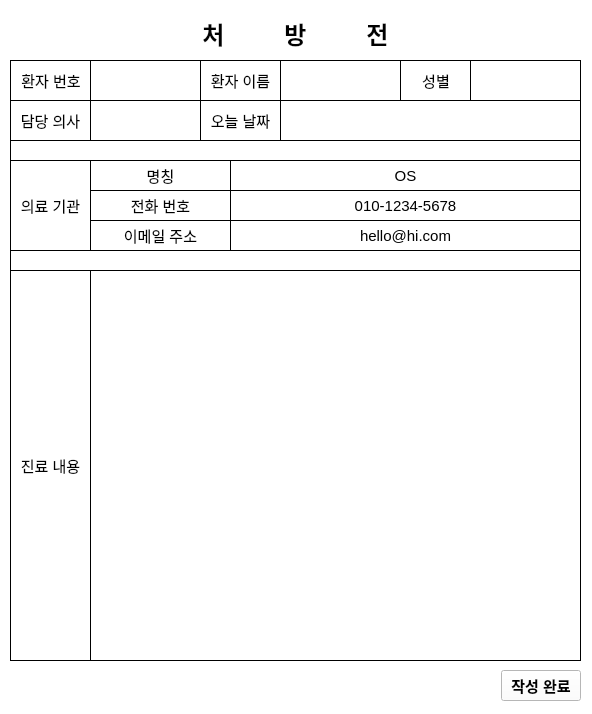
<?xml version="1.0" encoding="UTF-8"?>
<ui version="4.0">
 <class>Prescription</class>
 <widget class="QWidget" name="Prescription">
  <property name="geometry">
   <rect>
    <x>0</x>
    <y>0</y>
    <width>592</width>
    <height>714</height>
   </rect>
  </property>
  <property name="windowTitle">
   <string>Prescription</string>
  </property>
  <property name="windowIcon">
   <iconset resource="resource.qrc">
    <normaloff>:/Icon/Icon/prescription.png</normaloff>:/Icon/Icon/prescription.png</iconset>
  </property>
  <property name="styleSheet">
   <string notr="true">background-color: rgb(255, 255, 255);</string>
  </property>
  <widget class="QLabel" name="label_4">
   <property name="geometry">
    <rect>
     <x>10</x>
     <y>140</y>
     <width>571</width>
     <height>21</height>
    </rect>
   </property>
   <property name="styleSheet">
    <string notr="true">border-width: 1px;
border-style: solid;
border-radius: 0px;</string>
   </property>
   <property name="text">
    <string/>
   </property>
  </widget>
  <widget class="QWidget" name="layoutWidget">
   <property name="geometry">
    <rect>
     <x>10</x>
     <y>6</y>
     <width>571</width>
     <height>54</height>
    </rect>
   </property>
   <layout class="QGridLayout" name="gridLayout">
    <item row="2" column="0">
     <spacer name="verticalSpacer">
      <property name="orientation">
       <enum>Qt::Vertical</enum>
      </property>
      <property name="sizeType">
       <enum>QSizePolicy::Fixed</enum>
      </property>
      <property name="sizeHint" stdset="0">
       <size>
        <width>20</width>
        <height>10</height>
       </size>
      </property>
     </spacer>
    </item>
    <item row="1" column="0">
     <widget class="QLabel" name="label">
      <property name="font">
       <font>
        <pointsize>18</pointsize>
        <bold>true</bold>
       </font>
      </property>
      <property name="text">
       <string>처         방         전</string>
      </property>
      <property name="alignment">
       <set>Qt::AlignCenter</set>
      </property>
     </widget>
    </item>
    <item row="0" column="0">
     <spacer name="verticalSpacer_2">
      <property name="orientation">
       <enum>Qt::Vertical</enum>
      </property>
      <property name="sizeType">
       <enum>QSizePolicy::Fixed</enum>
      </property>
      <property name="sizeHint" stdset="0">
       <size>
        <width>20</width>
        <height>10</height>
       </size>
      </property>
     </spacer>
    </item>
   </layout>
  </widget>
  <widget class="QLabel" name="label_2">
   <property name="geometry">
    <rect>
     <x>10</x>
     <y>60</y>
     <width>82</width>
     <height>41</height>
    </rect>
   </property>
   <property name="font">
    <font>
     <pointsize>11</pointsize>
     <bold>false</bold>
    </font>
   </property>
   <property name="styleSheet">
    <string notr="true">border-width: 1px;
border-style: solid;
border-radius: 0px;</string>
   </property>
   <property name="text">
    <string>환자 번호</string>
   </property>
   <property name="alignment">
    <set>Qt::AlignCenter</set>
   </property>
   <property name="buddy">
    <cstring>PatientID</cstring>
   </property>
  </widget>
  <widget class="QLineEdit" name="PatientID">
   <property name="geometry">
    <rect>
     <x>90</x>
     <y>60</y>
     <width>112</width>
     <height>41</height>
    </rect>
   </property>
   <property name="font">
    <font>
     <pointsize>11</pointsize>
    </font>
   </property>
   <property name="styleSheet">
    <string notr="true">border-width: 1px;
border-style: solid;
border-radius: 0px;</string>
   </property>
   <property name="alignment">
    <set>Qt::AlignCenter</set>
   </property>
   <property name="readOnly">
    <bool>true</bool>
   </property>
  </widget>
  <widget class="QLabel" name="label_3">
   <property name="geometry">
    <rect>
     <x>200</x>
     <y>60</y>
     <width>81</width>
     <height>41</height>
    </rect>
   </property>
   <property name="font">
    <font>
     <pointsize>11</pointsize>
     <bold>false</bold>
    </font>
   </property>
   <property name="styleSheet">
    <string notr="true">border-width: 1px;
border-style: solid;
border-radius: 0px;</string>
   </property>
   <property name="text">
    <string>환자 이름</string>
   </property>
   <property name="alignment">
    <set>Qt::AlignCenter</set>
   </property>
   <property name="buddy">
    <cstring>PatientName</cstring>
   </property>
  </widget>
  <widget class="QLineEdit" name="PatientName">
   <property name="geometry">
    <rect>
     <x>280</x>
     <y>60</y>
     <width>121</width>
     <height>41</height>
    </rect>
   </property>
   <property name="font">
    <font>
     <pointsize>11</pointsize>
    </font>
   </property>
   <property name="styleSheet">
    <string notr="true">border-width: 1px;
border-style: solid;
border-radius: 0px;</string>
   </property>
   <property name="alignment">
    <set>Qt::AlignCenter</set>
   </property>
   <property name="readOnly">
    <bool>true</bool>
   </property>
  </widget>
  <widget class="QLabel" name="label_6">
   <property name="geometry">
    <rect>
     <x>200</x>
     <y>100</y>
     <width>81</width>
     <height>41</height>
    </rect>
   </property>
   <property name="font">
    <font>
     <pointsize>11</pointsize>
     <bold>false</bold>
    </font>
   </property>
   <property name="styleSheet">
    <string notr="true">border-width: 1px;
border-style: solid;
border-radius: 0px;</string>
   </property>
   <property name="text">
    <string>오늘 날짜</string>
   </property>
   <property name="alignment">
    <set>Qt::AlignCenter</set>
   </property>
   <property name="buddy">
    <cstring>Date</cstring>
   </property>
  </widget>
  <widget class="QLineEdit" name="Date">
   <property name="geometry">
    <rect>
     <x>280</x>
     <y>100</y>
     <width>301</width>
     <height>41</height>
    </rect>
   </property>
   <property name="font">
    <font>
     <pointsize>11</pointsize>
    </font>
   </property>
   <property name="styleSheet">
    <string notr="true">border-width: 1px;
border-style: solid;
border-radius: 0px;</string>
   </property>
   <property name="alignment">
    <set>Qt::AlignCenter</set>
   </property>
   <property name="readOnly">
    <bool>true</bool>
   </property>
  </widget>
  <widget class="QLabel" name="label_5">
   <property name="geometry">
    <rect>
     <x>10</x>
     <y>100</y>
     <width>81</width>
     <height>41</height>
    </rect>
   </property>
   <property name="font">
    <font>
     <pointsize>11</pointsize>
     <bold>false</bold>
    </font>
   </property>
   <property name="styleSheet">
    <string notr="true">border-width: 1px;
border-style: solid;
border-radius: 0px;</string>
   </property>
   <property name="text">
    <string>담당 의사</string>
   </property>
   <property name="alignment">
    <set>Qt::AlignCenter</set>
   </property>
   <property name="buddy">
    <cstring>DoctorName</cstring>
   </property>
  </widget>
  <widget class="QLineEdit" name="DoctorName">
   <property name="geometry">
    <rect>
     <x>90</x>
     <y>100</y>
     <width>111</width>
     <height>41</height>
    </rect>
   </property>
   <property name="font">
    <font>
     <pointsize>11</pointsize>
    </font>
   </property>
   <property name="styleSheet">
    <string notr="true">border-width: 1px;
border-style: solid;
border-radius: 0px;</string>
   </property>
   <property name="alignment">
    <set>Qt::AlignCenter</set>
   </property>
   <property name="readOnly">
    <bool>true</bool>
   </property>
  </widget>
  <widget class="QLabel" name="label_7">
   <property name="geometry">
    <rect>
     <x>10</x>
     <y>270</y>
     <width>81</width>
     <height>391</height>
    </rect>
   </property>
   <property name="font">
    <font>
     <pointsize>11</pointsize>
     <bold>false</bold>
    </font>
   </property>
   <property name="styleSheet">
    <string notr="true">border-width: 1px;
border-style: solid;
border-radius: 0px;</string>
   </property>
   <property name="text">
    <string>진료 내용</string>
   </property>
   <property name="alignment">
    <set>Qt::AlignCenter</set>
   </property>
   <property name="buddy">
    <cstring>textEdit</cstring>
   </property>
  </widget>
  <widget class="QTextEdit" name="textEdit">
   <property name="geometry">
    <rect>
     <x>90</x>
     <y>270</y>
     <width>491</width>
     <height>391</height>
    </rect>
   </property>
   <property name="font">
    <font>
     <pointsize>11</pointsize>
    </font>
   </property>
   <property name="styleSheet">
    <string notr="true">border-width: 1px;
border-style: solid;
border-radius: 0px;</string>
   </property>
  </widget>
  <widget class="QWidget" name="layoutWidget">
   <property name="geometry">
    <rect>
     <x>10</x>
     <y>670</y>
     <width>571</width>
     <height>31</height>
    </rect>
   </property>
   <layout class="QHBoxLayout" name="horizontalLayout_3">
    <item>
     <spacer name="horizontalSpacer">
      <property name="orientation">
       <enum>Qt::Horizontal</enum>
      </property>
      <property name="sizeHint" stdset="0">
       <size>
        <width>40</width>
        <height>20</height>
       </size>
      </property>
     </spacer>
    </item>
    <item>
     <widget class="QPushButton" name="Finish">
      <property name="font">
       <font>
        <pointsize>11</pointsize>
        <bold>true</bold>
       </font>
      </property>
      <property name="text">
       <string>작성 완료</string>
      </property>
     </widget>
    </item>
   </layout>
  </widget>
  <widget class="QLabel" name="label_8">
   <property name="geometry">
    <rect>
     <x>400</x>
     <y>60</y>
     <width>72</width>
     <height>41</height>
    </rect>
   </property>
   <property name="font">
    <font>
     <pointsize>11</pointsize>
     <bold>false</bold>
    </font>
   </property>
   <property name="styleSheet">
    <string notr="true">border-width: 1px;
border-style: solid;
border-radius: 0px;</string>
   </property>
   <property name="text">
    <string>성별</string>
   </property>
   <property name="alignment">
    <set>Qt::AlignCenter</set>
   </property>
   <property name="buddy">
    <cstring>PatientName</cstring>
   </property>
  </widget>
  <widget class="QLineEdit" name="PatientSex">
   <property name="geometry">
    <rect>
     <x>470</x>
     <y>60</y>
     <width>111</width>
     <height>41</height>
    </rect>
   </property>
   <property name="font">
    <font>
     <pointsize>11</pointsize>
    </font>
   </property>
   <property name="styleSheet">
    <string notr="true">border-width: 1px;
border-style: solid;
border-radius: 0px;</string>
   </property>
   <property name="alignment">
    <set>Qt::AlignCenter</set>
   </property>
   <property name="readOnly">
    <bool>true</bool>
   </property>
  </widget>
  <widget class="QLabel" name="label_9">
   <property name="geometry">
    <rect>
     <x>10</x>
     <y>160</y>
     <width>81</width>
     <height>91</height>
    </rect>
   </property>
   <property name="font">
    <font>
     <pointsize>11</pointsize>
     <bold>false</bold>
    </font>
   </property>
   <property name="styleSheet">
    <string notr="true">border-width: 1px;
border-style: solid;
border-radius: 0px;</string>
   </property>
   <property name="text">
    <string>의료 기관</string>
   </property>
   <property name="alignment">
    <set>Qt::AlignCenter</set>
   </property>
   <property name="buddy">
    <cstring>DoctorName</cstring>
   </property>
  </widget>
  <widget class="QLabel" name="label_10">
   <property name="geometry">
    <rect>
     <x>230</x>
     <y>160</y>
     <width>351</width>
     <height>31</height>
    </rect>
   </property>
   <property name="font">
    <font>
     <pointsize>11</pointsize>
     <bold>false</bold>
    </font>
   </property>
   <property name="styleSheet">
    <string notr="true">border-width: 1px;
border-style: solid;
border-radius: 0px;</string>
   </property>
   <property name="text">
    <string>OS</string>
   </property>
   <property name="alignment">
    <set>Qt::AlignCenter</set>
   </property>
   <property name="buddy">
    <cstring>DoctorName</cstring>
   </property>
  </widget>
  <widget class="QLabel" name="label_11">
   <property name="geometry">
    <rect>
     <x>90</x>
     <y>160</y>
     <width>141</width>
     <height>31</height>
    </rect>
   </property>
   <property name="font">
    <font>
     <pointsize>11</pointsize>
     <bold>false</bold>
    </font>
   </property>
   <property name="styleSheet">
    <string notr="true">border-width: 1px;
border-style: solid;
border-radius: 0px;</string>
   </property>
   <property name="text">
    <string>명칭</string>
   </property>
   <property name="alignment">
    <set>Qt::AlignCenter</set>
   </property>
   <property name="buddy">
    <cstring>DoctorName</cstring>
   </property>
  </widget>
  <widget class="QLabel" name="label_12">
   <property name="geometry">
    <rect>
     <x>10</x>
     <y>250</y>
     <width>571</width>
     <height>21</height>
    </rect>
   </property>
   <property name="styleSheet">
    <string notr="true">border-width: 1px;
border-style: solid;
border-radius: 0px;</string>
   </property>
   <property name="text">
    <string/>
   </property>
  </widget>
  <widget class="QLabel" name="label_13">
   <property name="geometry">
    <rect>
     <x>90</x>
     <y>220</y>
     <width>141</width>
     <height>31</height>
    </rect>
   </property>
   <property name="font">
    <font>
     <pointsize>11</pointsize>
     <bold>false</bold>
    </font>
   </property>
   <property name="styleSheet">
    <string notr="true">border-width: 1px;
border-style: solid;
border-radius: 0px;</string>
   </property>
   <property name="text">
    <string>이메일 주소</string>
   </property>
   <property name="alignment">
    <set>Qt::AlignCenter</set>
   </property>
   <property name="buddy">
    <cstring>DoctorName</cstring>
   </property>
  </widget>
  <widget class="QLabel" name="label_14">
   <property name="geometry">
    <rect>
     <x>90</x>
     <y>190</y>
     <width>141</width>
     <height>31</height>
    </rect>
   </property>
   <property name="font">
    <font>
     <pointsize>11</pointsize>
     <bold>false</bold>
    </font>
   </property>
   <property name="styleSheet">
    <string notr="true">border-width: 1px;
border-style: solid;
border-radius: 0px;</string>
   </property>
   <property name="text">
    <string>전화 번호</string>
   </property>
   <property name="alignment">
    <set>Qt::AlignCenter</set>
   </property>
   <property name="buddy">
    <cstring>DoctorName</cstring>
   </property>
  </widget>
  <widget class="QLabel" name="label_15">
   <property name="geometry">
    <rect>
     <x>230</x>
     <y>190</y>
     <width>351</width>
     <height>31</height>
    </rect>
   </property>
   <property name="font">
    <font>
     <pointsize>11</pointsize>
     <bold>false</bold>
    </font>
   </property>
   <property name="styleSheet">
    <string notr="true">border-width: 1px;
border-style: solid;
border-radius: 0px;</string>
   </property>
   <property name="text">
    <string>010-1234-5678</string>
   </property>
   <property name="alignment">
    <set>Qt::AlignCenter</set>
   </property>
   <property name="buddy">
    <cstring>DoctorName</cstring>
   </property>
  </widget>
  <widget class="QLabel" name="label_16">
   <property name="geometry">
    <rect>
     <x>230</x>
     <y>220</y>
     <width>351</width>
     <height>31</height>
    </rect>
   </property>
   <property name="font">
    <font>
     <pointsize>11</pointsize>
     <bold>false</bold>
    </font>
   </property>
   <property name="styleSheet">
    <string notr="true">border-width: 1px;
border-style: solid;
border-radius: 0px;</string>
   </property>
   <property name="text">
    <string>hello@hi.com</string>
   </property>
   <property name="alignment">
    <set>Qt::AlignCenter</set>
   </property>
   <property name="buddy">
    <cstring>DoctorName</cstring>
   </property>
  </widget>
 </widget>
 <resources>
  <include location="resource.qrc"/>
 </resources>
 <connections/>
</ui>
